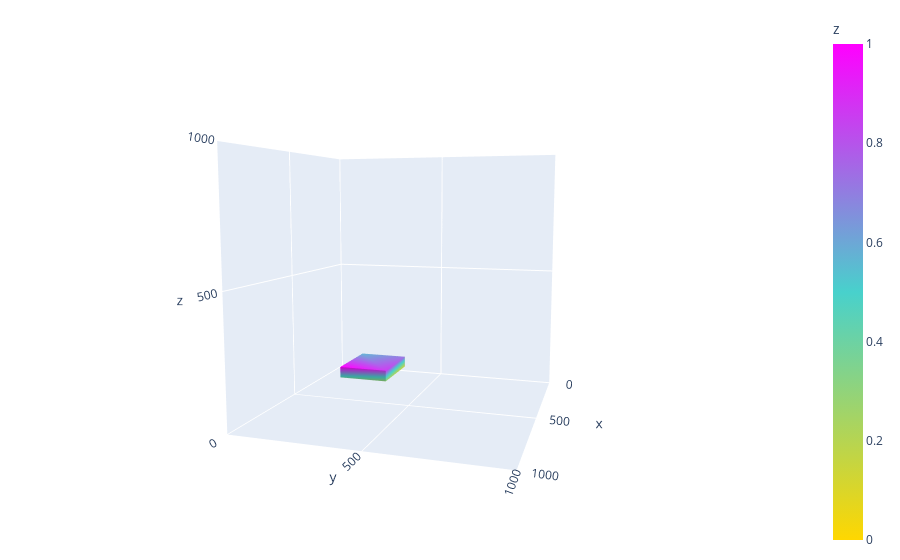

The code cell stored with this chart in its notebook:
### Code cell
fig = go.Figure()

for box in boxes[:1]:
    add_mesh_3d(fig, box)

fig.update_layout(
    scene = {
        "xaxis": {
            "nticks": 4, 
            "range": [0,1000],
        },
        "yaxis": {
            "nticks": 4, 
            "range": [0, 1000],
        },
        "zaxis": {
            "nticks": 4, 
            "range": [0,1000],
        },
    },
    width=700,
    margin=dict(r=20, l=10, b=10, t=10))

fig.show()

### Figure 1 — Plotly figure (JSON) as saved in the notebook; plotly's stock layout.template omitted (floating-point values rounded to 4 significant figures)
{"data": [{"colorbar": {"title": {"text": "z"}}, "colorscale": [[0, "gold"], [0.5, "mediumturquoise"], [1, "magenta"]], "flatshading": true, "i": [7, 0, 0, 0, 4, 4, 6, 6, 4, 0, 3, 2], "intensity": [0, 0.1429, 0.2857, 0.4286, 0.5714, 0.7143, 0.8571, 1], "j": [3, 4, 1, 2, 5, 6, 5, 2, 0, 1, 6, 3], "k": [0, 7, 2, 3, 6, 7, 1, 1, 5, 5, 7, 6], "type": "mesh3d", "x": [159, 159, 414, 414, 159, 159, 414, 414], "y": [171, 374, 374, 171, 171, 374, 374, 171], "z": [64, 64, 64, 64, 109, 109, 109, 109]}], "layout": {"autosize": true, "margin": {"b": 10, "l": 10, "r": 20, "t": 10}, "scene": {"aspectmode": "auto", "aspectratio": {"x": 1, "y": 1, "z": 1}, "camera": {"center": {"x": 0, "y": 0, "z": 0}, "eye": {"x": 2.381, "y": 0.7583, "z": 0.3044}, "projection": {"type": "perspective"}, "up": {"x": 0, "y": 0, "z": 1}}, "xaxis": {"nticks": 4, "range": [0, 1000], "type": "linear"}, "yaxis": {"nticks": 4, "range": [0, 1000], "type": "linear"}, "zaxis": {"nticks": 4, "range": [0, 1000], "type": "linear"}}}}
